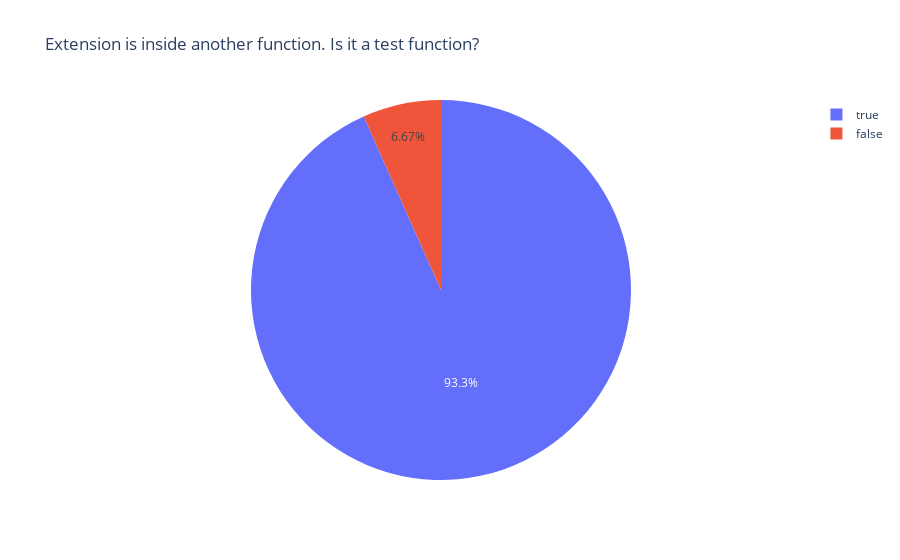

Notebook cell for this chart:
### Code cell
inside_functions = both[both['is inside function'] == 1]
plx.pie(inside_functions, names='is test', title='Extension is inside another function. Is it a test function?')

### Figure 1 — Plotly figure (JSON) as saved in the notebook; plotly's stock layout.template omitted (floating-point values rounded to 4 significant figures)
{"data": [{"domain": {"x": [0, 1], "y": [0, 1]}, "hovertemplate": "is test=%{label}<extra></extra>", "labels": [true, true, true, true, true, false, true, true, true, true, true, true, true, true, true], "legendgroup": "", "name": "", "showlegend": true, "type": "pie"}], "layout": {"legend": {"tracegroupgap": 0}, "title": {"text": "Extension is inside another function. Is it a test function?"}}}
